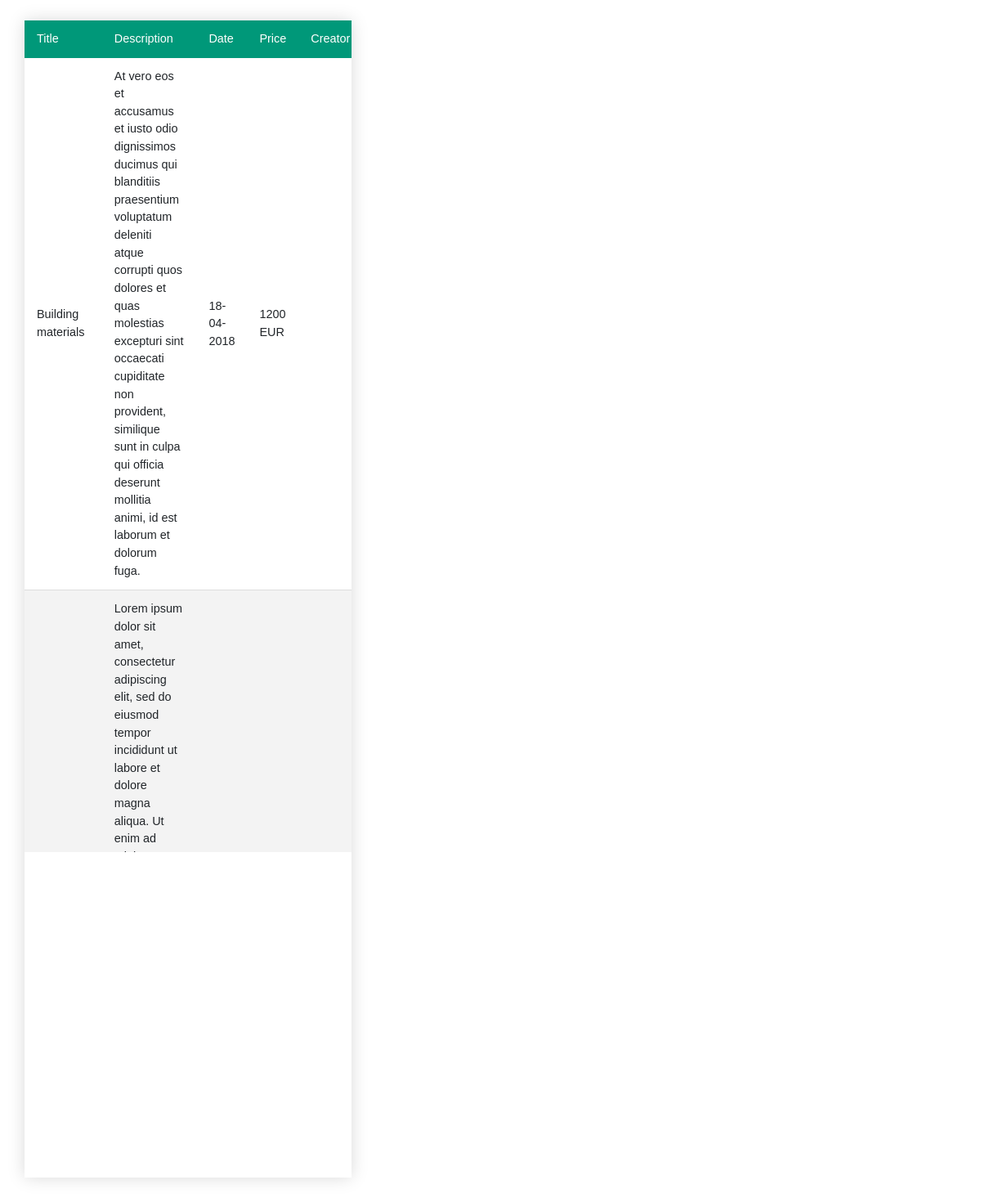
The page / on the database its author committed.
### tables this page shows
CREATE TABLE CASES (ID INTEGER PRIMARY KEY AUTOINCREMENT UNIQUE, TITLE TEXT (40) NOT NULL, DESCRIPTION TEXT (500) NOT NULL, "CREATION DATE" DATE NOT NULL, CREATOR REFERENCES USERS (ID), PRICE NOT NULL);

### app.py (the view)
@app.route('/', methods = ['GET', 'POST'])
def get_overview():
    con = sql.connect(DATABASE)
    con.row_factory = sql.Row
    cur = con.cursor()
    cur.execute("SELECT * FROM CASES")
    cases = cur.fetchall();
    if request.method == "POST":
        case_id = request.form.get("case_id")
        return redirect(url_for(".output", case_id = case_id))
    return render_template("cases.html",rows = cases)

### templates/cases.html (shortened to what this page needs)
<!doctype html>
<html>
<head>
    <link href="../../dist/css/bootstrap.min.css" rel="stylesheet">
    <link href="grid.css" rel="stylesheet">
</head>
   <body>
        <div class="container-fluid">
            <div class="justify-content-md-center">
                <div class="col col-lg-2">
                    <table class="styled-table  table-responsive">
                        <thead>
                            <td>Title</td>
                            <td>Description</td>
                            <td>Date</td>
                            <td>Price</td>
                            <td>Creator</td>
                        </thead>
                        {% for row in rows %}
                        <tr>
                        <td>{{row["TITLE"]}}</td>
                            <td>{{row["DESCRIPTION"]}}</td>
                            <td>{{row["CREATION DATE"]}}</td>
                            <td>{{row["PRICE"]}}</td>
                            <td>{{row["RESPONSIBLE"]}}</td>
                </tr>
         {% endfor %}
        </table>
      </div>
            </div>
      </div>
   </body>
</html>

### templates/cases.html (style rules this page uses)
.styled-table { border-collapse: collapse; margin: 25px 0; font-size: 0.9em; font-family: sans-serif; min-width: 400px; box-shadow: 0 0 20px rgba(0, 0, 0, 0.15); }
.styled-table th, .styled-table td { padding: 12px 15px; }
.styled-table tbody tr { border-bottom: 1px solid #dddddd; }
.styled-table tbody tr:nth-of-type(even) { background-color: #f3f3f3; }
.styled-table tbody tr:last-of-type { border-bottom: 2px solid #009879; }

### rows shown on the page
CASES: TITLE "Building materials", DESCRIPTION "At vero eos et accusamus et iusto odio dignissimos ducimus qui blanditiis praesentium voluptatum deleniti atque corrupti quos dolores et quas molestias excepturi sint occaecati cupiditate non provident, similique sunt in culpa qui officia deserunt mollitia animi, id est laborum et dolorum fuga.", CREATION DATE "18-04-2018", PRICE "1200 EUR"
CASES: DESCRIPTION "Lorem ipsum dolor sit amet, consectetur adipiscing elit, sed do eiusmod tempor incididunt ut labore et dolore magna aliqua. Ut enim ad minim veniam, quis nostrud exercitation ullamco laboris nisi ut aliquip ex ea commodo consequat. Duis aute irure dolor in reprehenderit in voluptate velit esse cillum dolore eu fugiat nulla pariatur."
